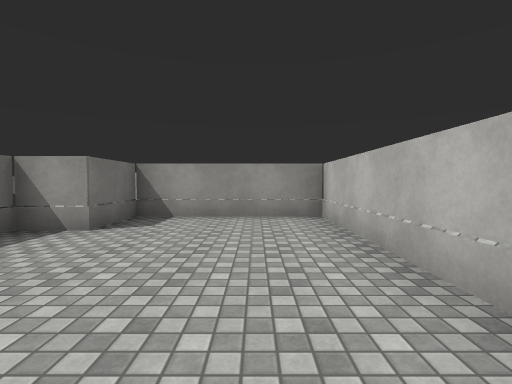
View 1 (above)

12 first-person views from a walk through a 3-D level made in the Unity game engine. The camera is 1.3 m above the floor, tilts 2° down and sees 85° across. The floor is counted in squares, 2 m on a side. Each view is taken from the middle of a square. On the plan, view 1 faces up. The plan holds only what a view shows up to about 9 squares ahead; the rest is blank. The place goes on beyond the plan. Surface patterns are stand-ins for the level's own textures.

View 2
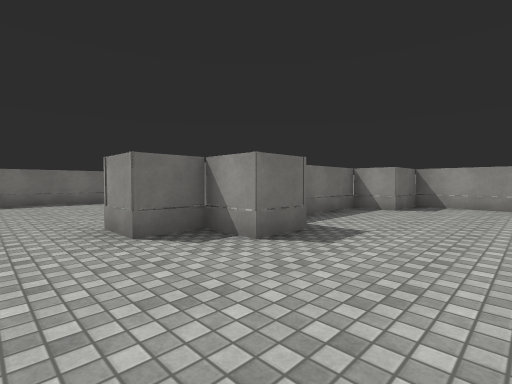

View 3
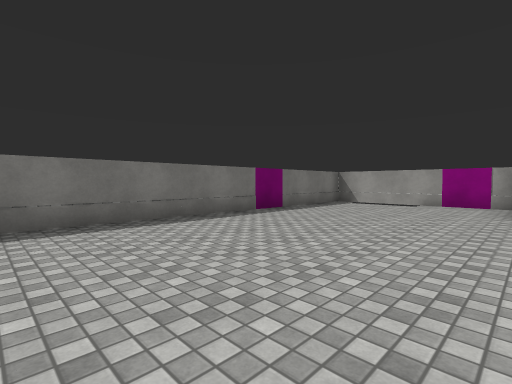

View 4
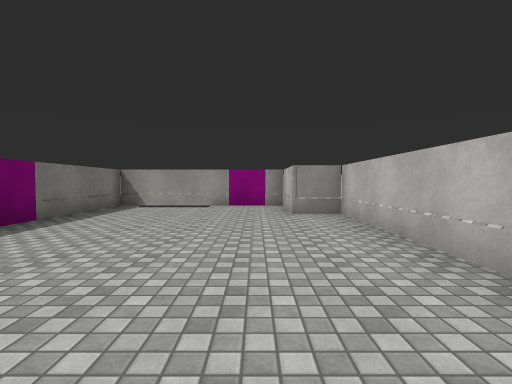

View 5
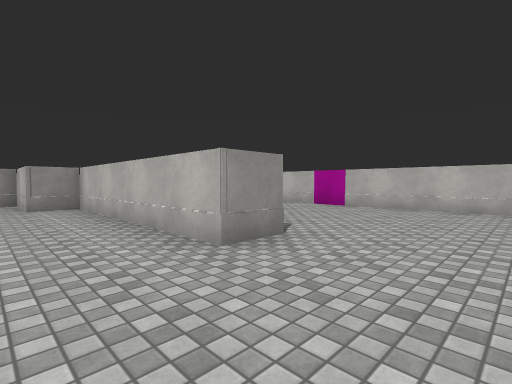

View 6
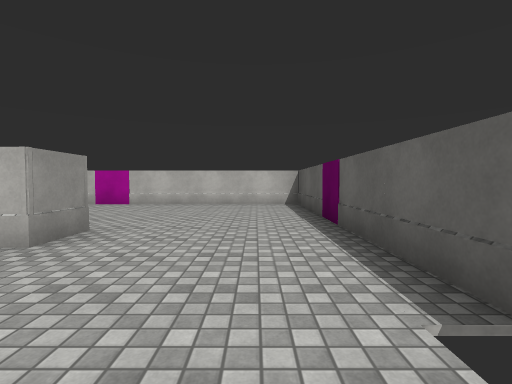

View 7
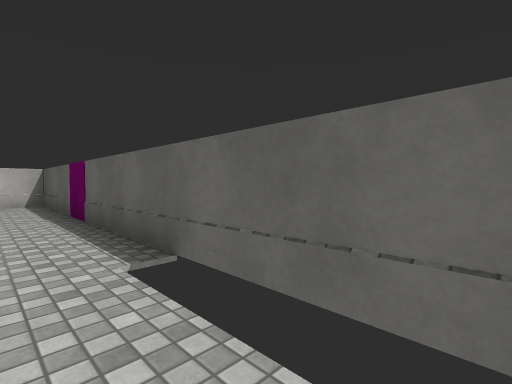

View 8
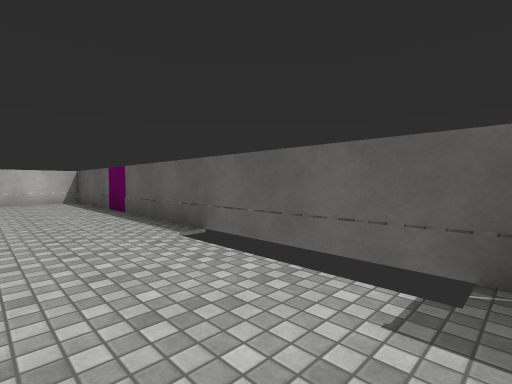

View 9
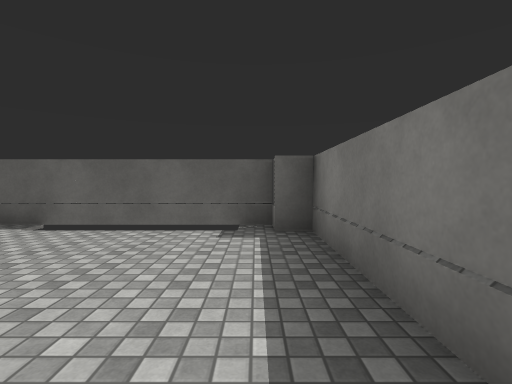

View 10
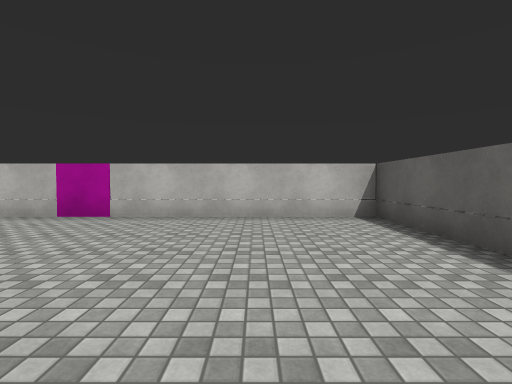

View 11
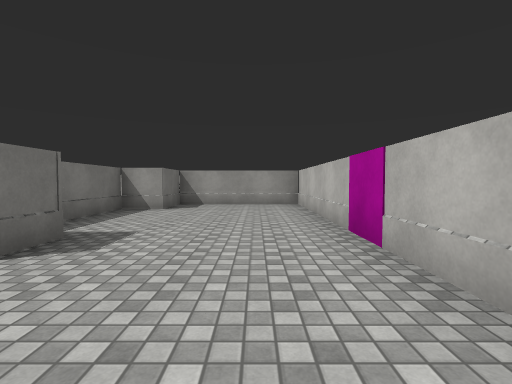

View 12
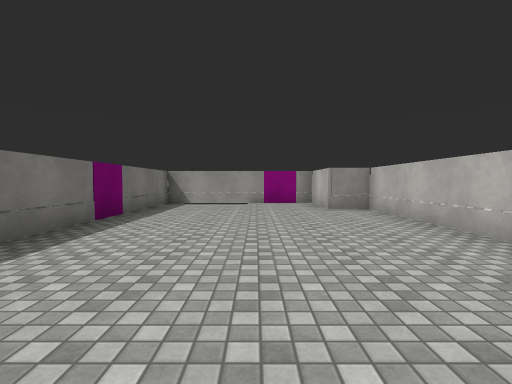

### Floor plan
Points are (right, up) in squares from view 1. A wall is a line through its corners. A room is listed if a view was taken in it or the views show most of it. See-through windows are left out.
Room 1 (views 1, 2, 3, 4, 5, 6, 7, 8, 9, 10, 11, 12)
walls: (-2.3, 0.2) (-2.3, -0.7) (-3.3, -0.7) (-3.3, -1.7) (-4.2, -1.7) (-4.2, 3.8) (-5.2, 3.8) (-5.2, 5.8) (-9.8, 5.8) (-9.8, -4.7) (-9.2, -4.7); (-9.4, -5.3) (1.3, -5.3) (1.3, 5.3) (-2.3, 5.3) (-2.3, 3.8) (-3.3, 3.8) (-3.3, 1.6)

Where each view was taken, in squares from view 1:
view 1: 0 up, 0 right, facing up
view 2: 3 down, 0 right, facing up-left
view 3: 3 down, 5 left, facing up-left
view 4: 2 down, 6 left, facing up
view 5: 4 down, 6 left, facing up-right
view 6: 4 down, 7 left, facing right
view 7: 4 down, 8 left, facing down-right
view 8: 3 down, 9 left, facing down-right
view 9: 1 down, 9 left, facing down
view 10: 3 down, 4 left, facing right
view 11: 3 down, 0 right, facing up
view 12: 3 down, 7 left, facing up
